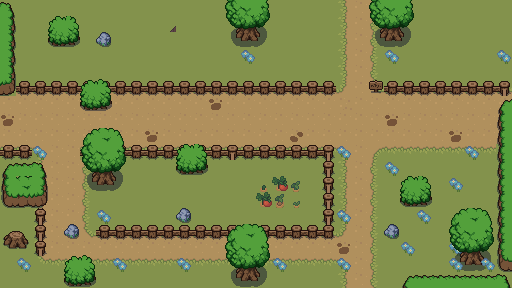

Rendered tile map (Tiled .tmx) drawn with the repository's tilesets; below, a short description and the map source with its tile grids summarised:
An orthogonal 32x18 tile map with 16x16 px tiles, 3 tile layers (ground, bgd_1, fgd_1), 4 tilesets and 52 objects (5x Chicken, 4x Slime, Chest).

<map version="1.10" tiledversion="1.10.1" orientation="orthogonal" renderorder="right-down" width="32" height="18" tilewidth="16" tileheight="16" infinite="0" nextlayerid="6" nextobjectid="60">
 <properties>
  <property name="music" value="audio/fields.ogg" />
 </properties>
 <tileset firstgid="1" name="map" tilewidth="16" tileheight="16" spacing="6" margin="3" tilecount="121" columns="11">
  <image source="map.png" width="242" height="242" />
  <tile id="3">
   <objectgroup draworder="index" id="2">
    <object id="1" x="0" y="10.125" width="16" height="5.875" />
   </objectgroup>
  </tile>
  <tile id="14">
   <objectgroup draworder="index" id="2">
    <object id="1" x="0" y="1" width="16" height="15" />
   </objectgroup>
  </tile>
  <tile id="15">
   <objectgroup draworder="index" id="2">
    <object id="1" x="0" y="0" width="4.375" height="9.375" />
   </objectgroup>
  </tile>
  <tile id="16">
   <objectgroup draworder="index" id="2">
    <object id="1" x="0" y="0" width="13" height="9" />
   </objectgroup>
  </tile>
  <tile id="17">
   <objectgroup draworder="index" id="2">
    <object id="1" x="0" y="7" width="11" height="9" />
   </objectgroup>
  </tile>
  <tile id="22">
   <objectgroup draworder="index" id="2">
    <object id="1" x="0" y="1" width="15" height="15" />
   </objectgroup>
  </tile>
  <tile id="23">
   <objectgroup draworder="index" id="2">
    <object id="1" x="2" y="0" width="13" height="16" />
   </objectgroup>
  </tile>
  <tile id="24">
   <objectgroup draworder="index" id="2">
    <object id="1" x="0" y="2" width="16" height="13" />
   </objectgroup>
  </tile>
  <tile id="26">
   <objectgroup draworder="index" id="2">
    <object id="1" x="0" y="1" width="15" height="15" />
   </objectgroup>
  </tile>
  <tile id="27">
   <objectgroup draworder="index" id="2">
    <object id="1" x="0" y="0" width="15" height="16" />
   </objectgroup>
  </tile>
  <tile id="28">
   <objectgroup draworder="index" id="2">
    <object id="1" x="2" y="1" width="13" height="15" />
   </objectgroup>
  </tile>
  <tile id="29">
   <objectgroup draworder="index" id="2">
    <object id="1" x="2" y="0" width="13" height="16" />
   </objectgroup>
  </tile>
  <tile id="33">
   <objectgroup draworder="index" id="2">
    <object id="1" x="0" y="0" width="15" height="16" />
   </objectgroup>
  </tile>
  <tile id="35">
   <objectgroup draworder="index" id="2">
    <object id="1" x="1" y="0" width="14" height="13" />
   </objectgroup>
  </tile>
  <tile id="37">
   <objectgroup draworder="index" id="2">
    <object id="1" x="0" y="0" width="16" height="16" />
   </objectgroup>
  </tile>
  <tile id="44">
   <objectgroup draworder="index" id="2">
    <object id="1" x="0" y="0" width="16" height="9" />
   </objectgroup>
  </tile>
  <tile id="51">
   <objectgroup draworder="index" id="2">
    <object id="1" x="0" y="0" width="15" height="15" />
   </objectgroup>
  </tile>
  <tile id="55">
   <objectgroup draworder="index" id="2">
    <object id="1" x="0" y="1" width="16" height="15" />
   </objectgroup>
  </tile>
  <tile id="56">
   <objectgroup draworder="index" id="2">
    <object id="1" x="0" y="0" width="16" height="16" />
   </objectgroup>
  </tile>
  <tile id="58">
   <objectgroup draworder="index" id="2">
    <object id="1" x="0" y="0" width="16" height="16" />
   </objectgroup>
  </tile>
  <tile id="59">
   <objectgroup draworder="index" id="2">
    <object id="1" x="2" y="3" width="14" height="13" />
   </objectgroup>
  </tile>
  <tile id="66">
   <objectgroup draworder="index" id="2">
    <object id="1" x="0" y="0" width="16" height="16" />
   </objectgroup>
  </tile>
  <tile id="71">
   <objectgroup draworder="index" id="2">
    <object id="1" x="0" y="0" width="16" height="16" />
   </objectgroup>
  </tile>
  <tile id="72">
   <objectgroup draworder="index" id="2">
    <object id="1" x="11.75" y="0" width="4.25" height="6" />
   </objectgroup>
  </tile>
  <tile id="75">
   <objectgroup draworder="index" id="2">
    <object id="1" x="1" y="0" width="15" height="16" />
   </objectgroup>
  </tile>
  <tile id="76">
   <objectgroup draworder="index" id="2">
    <object id="1" x="0" y="0" width="16" height="16" />
   </objectgroup>
  </tile>
  <tile id="79">
   <objectgroup draworder="index" id="2">
    <object id="1" x="1" y="0" width="15" height="16" />
   </objectgroup>
  </tile>
  <tile id="84">
   <objectgroup draworder="index" id="2">
    <object id="1" x="2" y="0" width="14" height="16" />
   </objectgroup>
  </tile>
  <tile id="85">
   <objectgroup draworder="index" id="2">
    <object id="1" x="0" y="2" width="15" height="14" />
   </objectgroup>
  </tile>
  <tile id="89">
   <objectgroup draworder="index" id="2">
    <object id="1" x="2" y="0" width="14" height="16" />
   </objectgroup>
  </tile>
  <tile id="98">
   <objectgroup draworder="index" id="2">
    <object id="1" x="0" y="0" width="16" height="15" />
   </objectgroup>
  </tile>
  <tile id="102">
   <objectgroup draworder="index" id="2">
    <object id="1" x="2" y="1" width="14" height="15" />
   </objectgroup>
  </tile>
  <tile id="106">
   <objectgroup draworder="index" id="2">
    <object id="1" x="0" y="0" width="16" height="15" />
   </objectgroup>
  </tile>
  <tile id="107">
   <objectgroup draworder="index" id="2">
    <object id="1" x="2" y="1" width="13" height="15" />
   </objectgroup>
  </tile>
  <tile id="113">
   <objectgroup draworder="index" id="2">
    <object id="1" x="0" y="3" width="16" height="13" />
   </objectgroup>
  </tile>
  <tile id="115">
   <objectgroup draworder="index" id="2">
    <object id="1" x="11.5" y="11.625" width="4.5" height="4.375" />
   </objectgroup>
  </tile>
  <tile id="116">
   <objectgroup draworder="index" id="2">
    <object id="1" x="3" y="0" width="13" height="9" />
   </objectgroup>
  </tile>
  <tile id="117">
   <objectgroup draworder="index" id="2">
    <object id="1" x="3" y="7" width="13" height="9" />
   </objectgroup>
  </tile>
  <tile id="118">
   <objectgroup draworder="index" id="2">
    <object id="1" x="0" y="12" width="2.375" height="4" />
   </objectgroup>
  </tile>
  <tile id="119">
   <objectgroup draworder="index" id="2">
    <object id="1" x="2" y="1" width="14" height="15" />
   </objectgroup>
  </tile>
 </tileset>
 <tileset firstgid="122" name="entities" tilewidth="32" tileheight="32" tilecount="4" columns="0">
  <grid orientation="orthogonal" width="1" height="1" />
  <tile id="1">
   <image width="32" height="32" source="player.png" />
  </tile>
  <tile id="2">
   <image width="32" height="32" source="slime.png" />
  </tile>
  <tile id="3">
   <image width="20" height="20" source="chest.png" />
  </tile>
  <tile id="4">
   <image width="16" height="16" source="chicken.png" />
  </tile>
 </tileset>
 <tileset firstgid="127" source="entities.tsx" />
 <tileset firstgid="134" source="map1.tsx" />
 <layer id="1" name="ground" width="32" height="18">
  <data>[576 cells, 576 non-empty, 12 distinct tile ids]</data>
 </layer>
 <layer id="2" name="bgd_1" width="32" height="18">
  <data>[576 cells, 166 non-empty, 33 distinct tile ids]</data>
 </layer>
 <layer id="3" name="fgd_1" width="32" height="18">
  <data>[576 cells, 54 non-empty, 14 distinct tile ids]</data>
 </layer>
 <objectgroup id="4" name="entities">
  <object id="3" name="Slime" gid="124" x="49.3327" y="139.75" width="32" height="32" />
  <object id="6" name="Slime" gid="124" x="130.833" y="196.333" width="32" height="32" />
  <object id="7" name="Slime" gid="124" x="344" y="177.5" width="32" height="32" />
  <object id="26" name="Chest" gid="125" x="241.333" y="177.333" width="16" height="16" />
  <object id="29" name="Slime" gid="124" x="259.167" y="212.667" width="32" height="32" />
  <object id="30" name="Chicken" gid="126" x="195" y="137.667" width="16" height="16" />
  </objectgroup>
 <objectgroup id="5" name="portals">
  <!-- 2 objects omitted --></objectgroup>
</map>
<!-- 6 of 52 objects omitted -->
